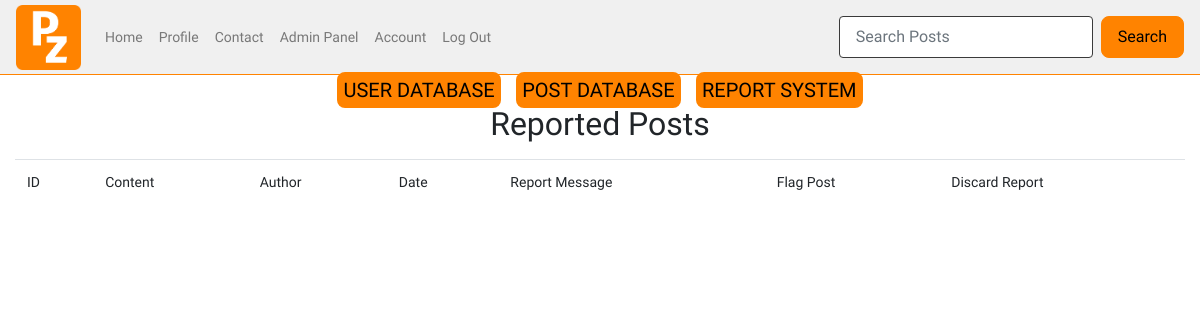
Page /admin/reports (signed in) on the earlier database version.
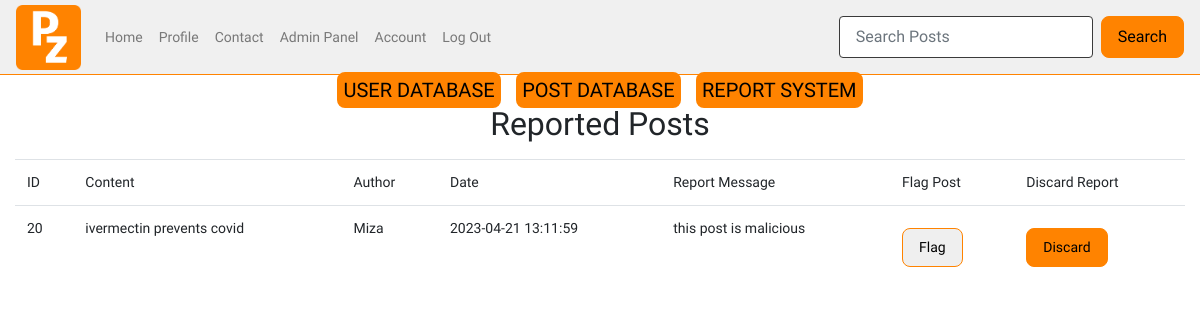
Same page on the later database version.
### tables this page shows
CREATE TABLE posts (
  ID INTEGER PRIMARY KEY AUTOINCREMENT,
  content TEXT NOT NULL,
  by_user TEXT NOT NULL,
  created_at TIMESTAMP DEFAULT CURRENT_TIMESTAMP,
  flag_covid TEXT,
  blacklisted TEXT,
  flag_vaccine TEXT,
  flag_tests TEXT,
  flag_cures TEXT,
  reported TEXT,
  report_message TEXT
, whitelisted text);

### app.py (the view)
@app.route ("/admin/reports")
def admin_reports():
    user=query_db('SELECT * FROM users WHERE username = ?', [session['username']], True)
    if not user['user_type'] == "admin":
        return redirect(url_for('home'))
    report_table=query_db('SELECT * FROM posts WHERE reported = 1 ORDER BY created_at DESC')
    return render_template("report_database.html", report_table=report_table, user = user)

### app.py (called while the page is built)
def query_db(query, args=(), one=False):
    con = g._database = sqlite3.connect(DATABASE)
    con.row_factory = sqlite3.Row
    cur = con.execute(query, args)
    rv = cur.fetchall()
    cur.close()
    return (rv[0] if rv else None) if one else rv

### templates/report_database.html (shortened to what this page needs)
{% include "admin.html" %}
<center><h2>Reported Posts</h2></center>
<div class="container-fluid col database">
    <table class="table">
        <tr>
            <td>ID</td>
            <td>Content</td>
            <td>Author</td>
            <td>Date</td>
            <td>Report Message</td>
            <td>Flag Post</td>
            <td>Discard Report</td>
        </tr>
        <tr>
            {% for post in report_table %}
            <td>{{post.ID}}</td>
            <td>{{post.content}}</td>
            <td>{{post.by_user}}</td>
            <td>{{post.created_at}}</td>
            <td>{{post.report_message}}</td>
            <td><button type="button" data-toggle="modal" data-target="#editModal{{post.ID}}">Flag</button></td>
            <td><form action="{{ url_for('discard_report') }}" method="POST">
                <button type="submit">Discard</button>
                </form></tr>
            {% endfor %}
        </table>
    </div>

### templates/admin.html (shortened to what this page needs)
{% include "layout.html" %}
{% include "nav.html" %}
<body>
    <div class="container-fluid">
        <div class="row">
            <div class="col text-center">
                <a class="admin_link" href="{{ url_for('admin_user') }}">USER DATABASE</a>
                <a class="admin_link" href="{{ url_for('admin_posts') }}">POST DATABASE</a>
                <a class="admin_link" href="{{ url_for('admin_reports') }}">REPORT SYSTEM</a>
            </div>
        </div>
    </div>
</body>

### templates/layout.html (shortened to what this page needs)
<!doctype html>
<head>
  <link href="{{ url_for('static', filename='css/bootstrap.min.css') }}" rel="stylesheet">
  <link href="{{ url_for('static', filename='css/style.css') }}" rel="stylesheet">
  <link href="https://cdnjs.cloudflare.com/ajax/libs/toastr.js/latest/toastr.min.css" rel="stylesheet">
  <link href="https://unpkg.com/aos@2.3.1/dist/aos.css" rel="stylesheet">
</head>

### templates/nav.html (shortened to what this page needs)
<nav class="navbar nav-main navbar-expand-lg navbar-light">
    <a class="navbar-brand">
      <img src="{{url_for('static', filename='assets/logo.png')}}" alt="logo" style="height: 65px;">
    </a>
    <div class="collapse navbar-collapse" id="navbarNav">
      <ul class="navbar-nav">
        <li class="nav-item">
          <a class="nav-link" href="{{ url_for('posts') }}">Home</a>
        </li>
        <li class="nav-item">
          <a class="nav-link" href="{{ url_for('profile') }}">Profile</a>
        </li>
        <li class="nav-item">
          <a class="nav-link" href="{{ url_for('contact') }}" data-toggle="modal" data-target="#contactModal">Contact</a>
        </li>
        {% if user.user_type == "admin" %}
        <li class="nav-item">
          <a class="nav-link" href="{{ url_for('admin') }}">Admin Panel</a>
        </li>
        {% endif %}
        <li class="nav-item">
          <a class="nav-link" href="{{ url_for('account_settings') }}">Account</a>
        </li>
        <li class="nav-item">
          <a class="nav-link" href="{{ url_for('logout') }}">Log Out</a>
        </li>
      </ul>
    </div>
    <form class="form-inline my-2 my-lg-0" method="get" action="{{ url_for('search_posts') }}">
      <input class="form-control mr-sm-2" type="text" name="query" placeholder="Search Posts">
      <button class="btn btn-outline-success my-2 my-sm-0" type="submit">Search</button>
    </form>
  </nav>

### static/css/style.css (style rules this page uses)
body { font-family: 'Open Sans', sans-serif; font-weight: 400px; font-size: 14px; }
.nav-main { background-color: rgb(255, 255, 255); border-bottom: 1px solid #ff8300; height: 75px; }
.table { margin-left: auto; margin-right: auto; }
button[type=submit] { background-color: #ff8300; border: 1px solid #ff8300; width: auto; height: auto; padding: 8px 16px; border-radius: 8px; margin-top: 10px; color: black; }
button[type=button] { border: 1px solid #ff8300; width: auto; height: auto; padding: 8px 16px; border-radius: 8px; margin-top: 10px; color: black; }
input[type=text] { border-radius: 4px; border: 1px solid rgb(58, 58, 58); padding: 8px 16px; }
.navbar { background-color: rgb(240, 240, 240); }
.admin_link { background-color: #ff8300; color: black; font-size: 20px; border-radius: 8px; padding: 6px; margin-right: 6px; margin-left: 6px; }
.database { padding-top: 8px; }

Differences in the rows shown:
now on this page (row edited): posts: ID "20", content "ivermectin prevents covid", by_user "Miza", created_at "2023-04-21 13:11:59", report_message "this post is malicious"
